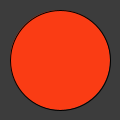
Frame 1 (no input)
Frame 60 (the mouse pressed at the canvas centre just before this capture): identical to frame 1, image omitted
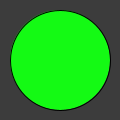
Frame 120 (the mouse held since frame 60 and released just before this capture)

The Processing sketch that drew these frames (run headless with seeded random() and noise(); from frame 60 on, the mouse is pressed at the canvas centre):

// Processing sketch: s0301roundButton
// ── s0301roundButton.pde
color toggleColor = color(250, 60, 20);

int circleX, circleY;
int circleSize = 100;

void setup() {
  size(120, 120);
  circleX = width/2;
  circleY = height/2;
}

void draw() {
  background(60);
  //Toggle button - On/Off

  float disX = circleX - mouseX;
  float disY = circleY - mouseY;
  //Check to see if the distance of the mouse is within the circle

  if (sqrt(sq(disX) + sq(disY)) < circleSize/2 && mousePressed) {
    //Turn button on if checkRelease is true
    toggleColor = color(20, 250, 20);
    println("TRUE");
  }
  else {
    toggleColor = color(250, 60, 20);
    println("FALSE");
  }
  fill(toggleColor);
  ellipse(circleX, circleY, circleSize, circleSize);
}
